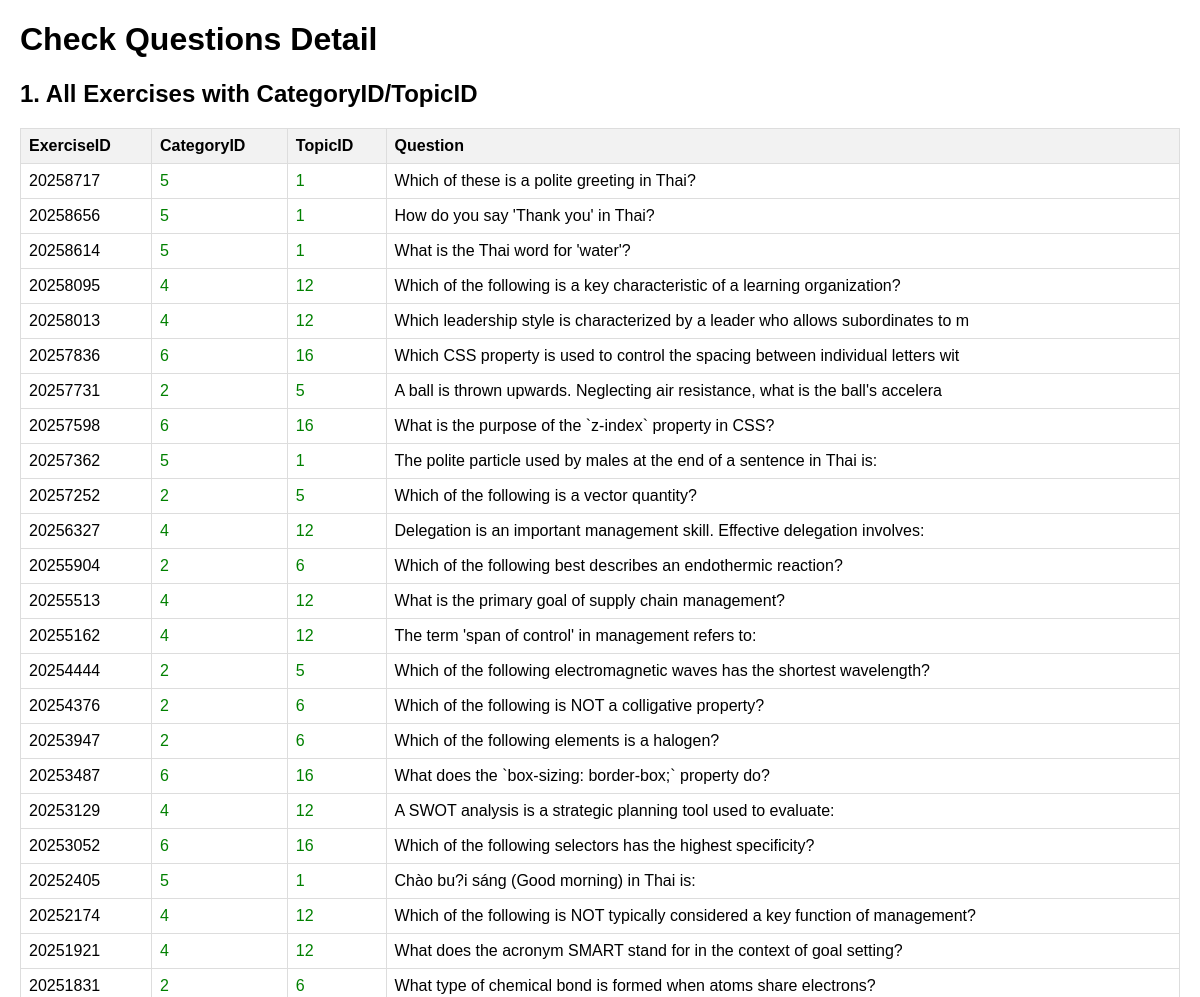
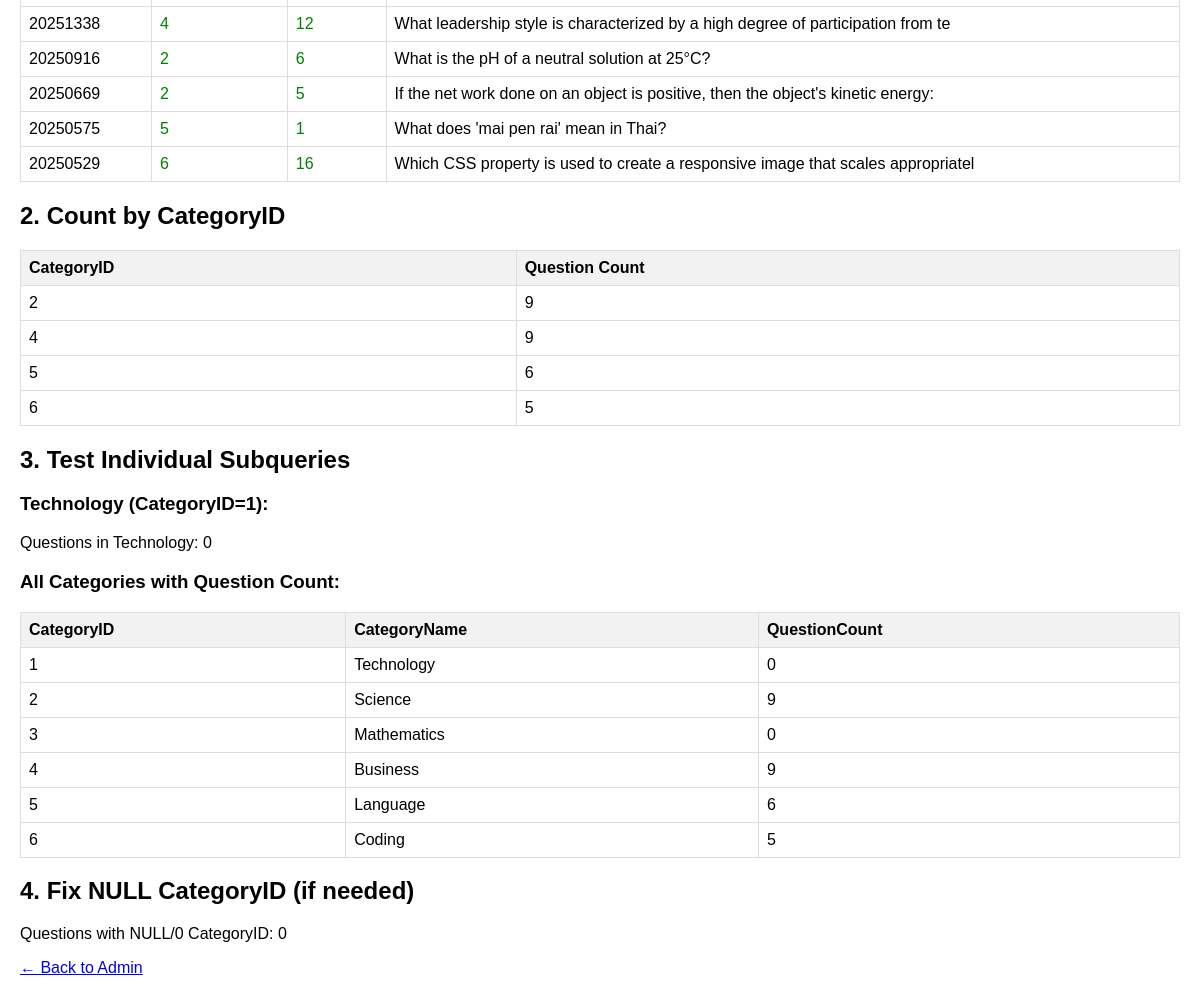
The app's page /admin/modules/exercises/check_questions.php (signed in) with its own data (2 pictures, top to bottom).
### tables this page shows
CREATE TABLE `tblexercise` (
  `ExerciseID` int(11) NOT NULL,
  `LessonID` int(11) NOT NULL,
  `CategoryID` int(11) DEFAULT NULL,
  `TopicID` int(11) DEFAULT NULL,
  `Question` text NOT NULL,
  `ChoiceA` text NOT NULL,
  `ChoiceB` text NOT NULL,
  `ChoiceC` text NOT NULL,
  `ChoiceD` text NOT NULL,
  `Answer` varchar(90) NOT NULL,
  `ExercisesDate` date NOT NULL,
  `CreatedBy` int(11) DEFAULT NULL
);

CREATE TABLE `tblcategories` (
  `CategoryID` int(11) NOT NULL,
  `CategoryName` varchar(100) NOT NULL,
  `CategoryDescription` text DEFAULT NULL,
  `CreatedAt` datetime DEFAULT current_timestamp(),
  `IsActive` tinyint(1) DEFAULT 1
);

### include/database.php (called while the page is built, shortened)
<?php
class Database {
	var $sql_string = '';
	private $conn;
	public function open_connection() {
		$this->conn = mysqli_connect(server,user,pass);
		if(!$this->conn){
			echo "Problem in database connection! Contact administrator!";
			exit();
		}else{
			$db_select = mysqli_select_db($this->conn,database_name);
		}
	}
	function setQuery($sql='') {
		$this->sql_string=$sql;
	}
	function executeQuery() {
		$result = mysqli_query($this->conn,$this->sql_string);
		return $result;
	}
	private function confirm_query($result) {
		return $result;
	}
	function loadResultList( $key='' ) {
		$cur = $this->executeQuery();
		$array = array();
		while ($row = mysqli_fetch_object($cur)) {
			if ($key) {
				$array[$row->$key] = $row;
			} else {
				$array[] = $row;
			}
		}
		return $array;
	}
	function loadSingleResult() {
		$cur = $this->executeQuery();
		while ($row = mysqli_fetch_object($cur)) {
		return $data = $row;
		}
	}
}
$mydb = new Database();
?>

### admin/modules/exercises/check_questions.php (the view, shortened to what this page needs)
<?php
require_once ("../../../include/initialize.php");
?>
<!DOCTYPE html>
<html>
<head>
</head>
<body>
<h1>Check Questions Detail</h1>
<h2>1. All Exercises with CategoryID/TopicID</h2>
<?php
$sql = "SELECT ExerciseID, CategoryID, TopicID, LEFT(Question, 80) as Question FROM tblexercise ORDER BY ExerciseID DESC";
$mydb->setQuery($sql);
$exercises = $mydb->loadResultList();
echo "<table>";
echo "<tr><th>ExerciseID</th><th>CategoryID</th><th>TopicID</th><th>Question</th></tr>";
foreach($exercises as $ex) {
    $categoryClass = ($ex->CategoryID == null || $ex->CategoryID == 0) ? 'error' : 'success';
    $topicClass = ($ex->TopicID == null || $ex->TopicID == 0) ? 'error' : 'success';
    echo "<tr>";
    echo "<td>{$ex->ExerciseID}</td>";
    echo "<td class='{$categoryClass}'>{$ex->CategoryID}</td>";
    echo "<td class='{$topicClass}'>{$ex->TopicID}</td>";
    echo "<td>{$ex->Question}</td>";
    echo "</tr>";
}
echo "</table>";
?>
<h2>2. Count by CategoryID</h2>
<?php
$sql = "SELECT CategoryID, COUNT(*) as count FROM tblexercise GROUP BY CategoryID ORDER BY CategoryID";
$mydb->setQuery($sql);
$counts = $mydb->loadResultList();
echo "<table>";
echo "<tr><th>CategoryID</th><th>Question Count</th></tr>";
foreach($counts as $count) {
    echo "<tr><td>{$count->CategoryID}</td><td>{$count->count}</td></tr>";
}
echo "</table>";
?>
<h2>3. Test Individual Subqueries</h2>
<?php
echo "<h3>Technology (CategoryID=1):</h3>";
$sql = "SELECT COUNT(*) as count FROM tblexercise WHERE CategoryID = 1";
$mydb->setQuery($sql);
$result = $mydb->loadSingleResult();
echo "<p>Questions in Technology: " . $result->count . "</p>";
echo "<h3>All Categories with Question Count:</h3>";
$sql = "SELECT c.CategoryID, c.CategoryName,
        (SELECT COUNT(*) FROM tblexercise e WHERE e.CategoryID = c.CategoryID) as QuestionCount
        FROM tblcategories c WHERE c.IsActive = 1";
$mydb->setQuery($sql);
$results = $mydb->loadResultList();
echo "<table>";
echo "<tr><th>CategoryID</th><th>CategoryName</th><th>QuestionCount</th></tr>";
foreach($results as $result) {
    echo "<tr><td>{$result->CategoryID}</td><td>{$result->CategoryName}</td><td>{$result->QuestionCount}</td></tr>";
}
echo "</table>";
?>
<h2>4. Fix NULL CategoryID (if needed)</h2>
<?php
$sql = "SELECT COUNT(*) as count FROM tblexercise WHERE CategoryID IS NULL OR CategoryID = 0";
$mydb->setQuery($sql);
$nullCount = $mydb->loadSingleResult();
echo "<p>Questions with NULL/0 CategoryID: " . $nullCount->count . "</p>";
?>
<p><a href="index.php">← Back to Admin</a></p>
</body>
</html>

### admin/modules/exercises/check_questions.php (style rules this page uses)
body { font-family: Arial; margin: 20px; }
table { border-collapse: collapse; width: 100%; margin: 10px 0; }
th, td { border: 1px solid #ddd; padding: 8px; text-align: left; }
th { background-color: #f2f2f2; }
.success { color: green; }

### records on screen
tblexercise: ExerciseID "20258717", CategoryID "5", TopicID "1", Question "Which of these is a polite greeting in Thai?"
tblexercise: ExerciseID "20258656", CategoryID "5", TopicID "1", Question "How do you say 'Thank you' in Thai?"
tblexercise: ExerciseID "20258614", CategoryID "5", TopicID "1", Question "What is the Thai word for 'water'?"
tblexercise: ExerciseID "20258095", CategoryID "4", TopicID "12", Question "Which of the following is a key characteristic of a learning organization?"
tblexercise: ExerciseID "20258013", CategoryID "4", TopicID "12", Question "Which leadership style is characterized by a leader who allows subordinates to m"
tblexercise: ExerciseID "20257836", CategoryID "6", TopicID "16", Question "Which CSS property is used to control the spacing between individual letters wit"
tblexercise: ExerciseID "20257731", CategoryID "2", TopicID "5", Question "A ball is thrown upwards. Neglecting air resistance, what is the ball's accelera"
tblexercise: ExerciseID "20257598", CategoryID "6", TopicID "16", Question "What is the purpose of the `z-index` property in CSS?"
tblexercise: ExerciseID "20257362", CategoryID "5", TopicID "1", Question "The polite particle used by males at the end of a sentence in Thai is:"
tblexercise: ExerciseID "20257252", CategoryID "2", TopicID "5", Question "Which of the following is a vector quantity?"
tblexercise: ExerciseID "20256327", CategoryID "4", TopicID "12", Question "Delegation is an important management skill. Effective delegation involves:"
tblexercise: ExerciseID "20255904", CategoryID "2", TopicID "6", Question "Which of the following best describes an endothermic reaction?"
tblexercise: ExerciseID "20255513", CategoryID "4", TopicID "12", Question "What is the primary goal of supply chain management?"
tblexercise: ExerciseID "20255162", CategoryID "4", TopicID "12", Question "The term 'span of control' in management refers to:"
tblexercise: ExerciseID "20254444", CategoryID "2", TopicID "5", Question "Which of the following electromagnetic waves has the shortest wavelength?"
tblexercise: ExerciseID "20254376", CategoryID "2", TopicID "6", Question "Which of the following is NOT a colligative property?"
tblexercise: ExerciseID "20253947", CategoryID "2", TopicID "6", Question "Which of the following elements is a halogen?"
tblexercise: ExerciseID "20253487", CategoryID "6", TopicID "16", Question "What does the `box-sizing: border-box;` property do?"
tblexercise: ExerciseID "20253129", CategoryID "4", TopicID "12", Question "A SWOT analysis is a strategic planning tool used to evaluate:"
tblexercise: ExerciseID "20253052", CategoryID "6", TopicID "16", Question "Which of the following selectors has the highest specificity?"
tblexercise: ExerciseID "20252405", CategoryID "5", TopicID "1", Question "Chào bu?i sáng (Good morning) in Thai is:"
tblexercise: ExerciseID "20252174", CategoryID "4", TopicID "12", Question "Which of the following is NOT typically considered a key function of management?"
tblexercise: ExerciseID "20251921", CategoryID "4", TopicID "12", Question "What does the acronym SMART stand for in the context of goal setting?"
tblexercise: ExerciseID "20251831", CategoryID "2", TopicID "6", Question "What type of chemical bond is formed when atoms share electrons?"
tblexercise: ExerciseID "20251338", CategoryID "4", TopicID "12", Question "What leadership style is characterized by a high degree of participation from te"
tblexercise: ExerciseID "20250916", CategoryID "2", TopicID "6", Question "What is the pH of a neutral solution at 25°C?"
tblexercise: ExerciseID "20250669", CategoryID "2", TopicID "5", Question "If the net work done on an object is positive, then the object's kinetic energy:"
tblexercise: ExerciseID "20250575", CategoryID "5", TopicID "1", Question "What does 'mai pen rai' mean in Thai?"
tblexercise: ExerciseID "20250529", CategoryID "6", TopicID "16", Question "Which CSS property is used to create a responsive image that scales appropriatel"
tblcategories: CategoryID "1", CategoryName "Technology", QuestionCount "0"
tblcategories: CategoryID "2", CategoryName "Science", QuestionCount "9"
tblcategories: CategoryID "3", CategoryName "Mathematics", QuestionCount "0"
tblcategories: CategoryID "4", CategoryName "Business", QuestionCount "9"
tblcategories: CategoryID "5", CategoryName "Language", QuestionCount "6"
tblcategories: CategoryID "6", CategoryName "Coding", QuestionCount "5"

### other values on screen
$count->CategoryID "2"
$count->count "9"
$count->CategoryID "4"
$count->CategoryID "5"
$count->count "6"
$count->CategoryID "6"
$count->count "5"
$result->count "0"
$nullCount->count "0"
